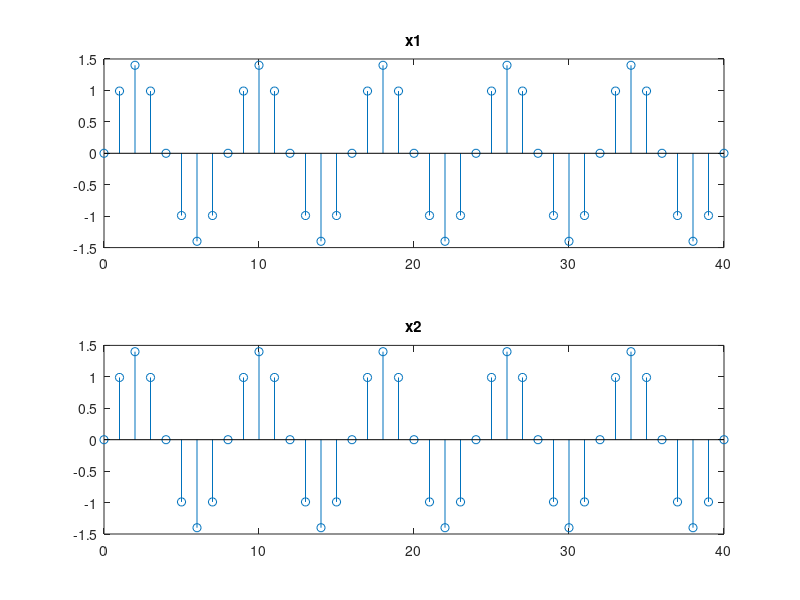

Write the MATLAB code that produced this figure.
a=1.4;%amplitude
w1=pi/4;%1st angular frequency
w2=9*pi/4;%2nd angular frequency
n=0:1:40;%discrete time 
subplot(2,1,1);%2 row 1 column 1st place
stem(n,a*sin(w1*n));%first graph plotted 
title('x1');%title of x1
subplot(2,1,2);%2 row 1 column 2nd place
stem(n,a*sin(w2*n));%second graph plotted
title('x2');%title of x2
